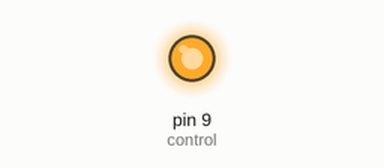
Recording of a sketch running on a simulated Arduino Uno, built with avr-gcc and run on an emulated ATmega328P. Shown: output pins drawn as LEDs (lit = HIGH).

Above: at 0.05 s.
At 3.0 s:
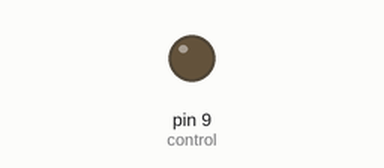
At 6.0 s:
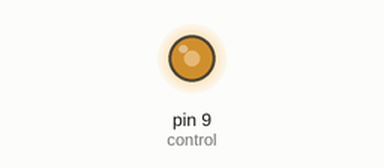
Timing chart, 0 to 7.8 s (numbered marks = the images above):
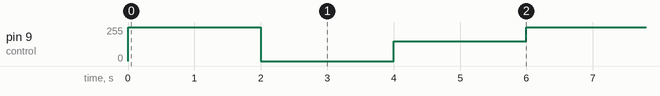

The sketch:

test_bec_blink.ino
```cpp
#define control 9

void setup()
{
  pinMode(control, OUTPUT);

}

void loop()
{
  digitalWrite(control,HIGH);
  delay(2000);
  digitalWrite(control,LOW);
  delay(2000);
  analogWrite(control, 150);
  delay(2000);
}
```

Measured:
- by itself, pin 9 (control): repeats every 6.0 s: 0/255 2.0 s, 150/255 2.0 s, 255/255 2.0 s
